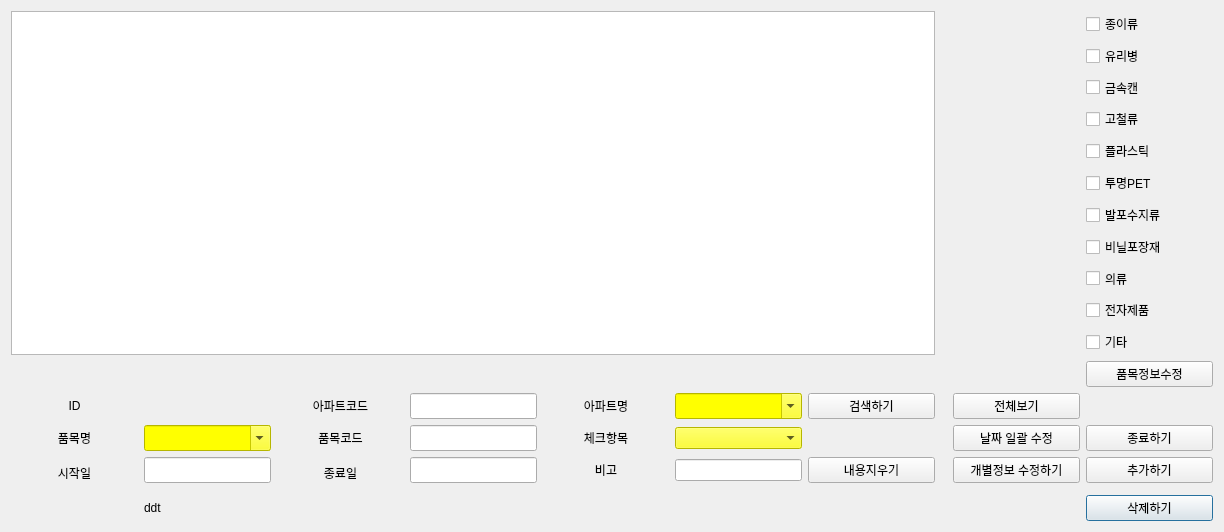
<?xml version="1.0" encoding="UTF-8"?>
<ui version="4.0">
 <class>DialogRecycling</class>
 <widget class="QDialog" name="DialogRecycling">
  <property name="geometry">
   <rect>
    <x>0</x>
    <y>0</y>
    <width>1224</width>
    <height>532</height>
   </rect>
  </property>
  <property name="windowTitle">
   <string>순환자원품목정보</string>
  </property>
  <layout class="QGridLayout" name="gridLayout_2">
   <item row="0" column="1">
    <layout class="QGridLayout" name="gridLayout">
     <item row="19" column="1">
      <spacer name="horizontalSpacer_2">
       <property name="orientation">
        <enum>Qt::Horizontal</enum>
       </property>
       <property name="sizeHint" stdset="0">
        <size>
         <width>40</width>
         <height>10</height>
        </size>
       </property>
      </spacer>
     </item>
     <item row="8" column="10">
      <widget class="QLabel" name="lbl_09">
       <property name="sizePolicy">
        <sizepolicy hsizetype="Expanding" vsizetype="Expanding">
         <horstretch>0</horstretch>
         <verstretch>0</verstretch>
        </sizepolicy>
       </property>
       <property name="text">
        <string/>
       </property>
       <property name="alignment">
        <set>Qt::AlignCenter</set>
       </property>
      </widget>
     </item>
     <item row="3" column="11">
      <widget class="QCheckBox" name="chk_04">
       <property name="sizePolicy">
        <sizepolicy hsizetype="Expanding" vsizetype="Expanding">
         <horstretch>0</horstretch>
         <verstretch>0</verstretch>
        </sizepolicy>
       </property>
       <property name="text">
        <string>고철류</string>
       </property>
      </widget>
     </item>
     <item row="17" column="3" rowspan="2">
      <widget class="QLabel" name="label_6">
       <property name="sizePolicy">
        <sizepolicy hsizetype="Expanding" vsizetype="Expanding">
         <horstretch>0</horstretch>
         <verstretch>0</verstretch>
        </sizepolicy>
       </property>
       <property name="text">
        <string>종료일</string>
       </property>
       <property name="alignment">
        <set>Qt::AlignCenter</set>
       </property>
      </widget>
     </item>
     <item row="16" column="5">
      <widget class="QLabel" name="label_9">
       <property name="sizePolicy">
        <sizepolicy hsizetype="Expanding" vsizetype="Expanding">
         <horstretch>0</horstretch>
         <verstretch>0</verstretch>
        </sizepolicy>
       </property>
       <property name="text">
        <string>체크항목</string>
       </property>
       <property name="alignment">
        <set>Qt::AlignCenter</set>
       </property>
      </widget>
     </item>
     <item row="5" column="10">
      <widget class="QLabel" name="lbl_06">
       <property name="sizePolicy">
        <sizepolicy hsizetype="Expanding" vsizetype="Expanding">
         <horstretch>0</horstretch>
         <verstretch>0</verstretch>
        </sizepolicy>
       </property>
       <property name="text">
        <string/>
       </property>
       <property name="alignment">
        <set>Qt::AlignCenter</set>
       </property>
      </widget>
     </item>
     <item row="17" column="6">
      <widget class="QLineEdit" name="entry_recycling_remark"/>
     </item>
     <item row="2" column="10">
      <widget class="QLabel" name="lbl_03">
       <property name="sizePolicy">
        <sizepolicy hsizetype="Expanding" vsizetype="Expanding">
         <horstretch>0</horstretch>
         <verstretch>0</verstretch>
        </sizepolicy>
       </property>
       <property name="text">
        <string/>
       </property>
       <property name="alignment">
        <set>Qt::AlignCenter</set>
       </property>
      </widget>
     </item>
     <item row="17" column="5">
      <widget class="QLabel" name="label_7">
       <property name="text">
        <string>비고</string>
       </property>
       <property name="alignment">
        <set>Qt::AlignCenter</set>
       </property>
      </widget>
     </item>
     <item row="17" column="2">
      <widget class="QLineEdit" name="entry_recycling_efffrom">
       <property name="sizePolicy">
        <sizepolicy hsizetype="Expanding" vsizetype="Expanding">
         <horstretch>0</horstretch>
         <verstretch>0</verstretch>
        </sizepolicy>
       </property>
      </widget>
     </item>
     <item row="15" column="6">
      <widget class="QComboBox" name="cb_recycling_aptname">
       <property name="sizePolicy">
        <sizepolicy hsizetype="Expanding" vsizetype="Expanding">
         <horstretch>0</horstretch>
         <verstretch>0</verstretch>
        </sizepolicy>
       </property>
       <property name="styleSheet">
        <string notr="true">background-color: rgb(255, 255, 0);</string>
       </property>
       <property name="editable">
        <bool>true</bool>
       </property>
      </widget>
     </item>
     <item row="4" column="10">
      <widget class="QLabel" name="lbl_05">
       <property name="sizePolicy">
        <sizepolicy hsizetype="Expanding" vsizetype="Expanding">
         <horstretch>0</horstretch>
         <verstretch>0</verstretch>
        </sizepolicy>
       </property>
       <property name="text">
        <string/>
       </property>
       <property name="alignment">
        <set>Qt::AlignCenter</set>
       </property>
      </widget>
     </item>
     <item row="0" column="10">
      <widget class="QLabel" name="lbl_01">
       <property name="sizePolicy">
        <sizepolicy hsizetype="Expanding" vsizetype="Expanding">
         <horstretch>0</horstretch>
         <verstretch>0</verstretch>
        </sizepolicy>
       </property>
       <property name="text">
        <string/>
       </property>
       <property name="alignment">
        <set>Qt::AlignCenter</set>
       </property>
      </widget>
     </item>
     <item row="5" column="11">
      <widget class="QCheckBox" name="chk_06">
       <property name="sizePolicy">
        <sizepolicy hsizetype="Expanding" vsizetype="Expanding">
         <horstretch>0</horstretch>
         <verstretch>0</verstretch>
        </sizepolicy>
       </property>
       <property name="text">
        <string>투명PET</string>
       </property>
      </widget>
     </item>
     <item row="7" column="10">
      <widget class="QLabel" name="lbl_08">
       <property name="sizePolicy">
        <sizepolicy hsizetype="Expanding" vsizetype="Expanding">
         <horstretch>0</horstretch>
         <verstretch>0</verstretch>
        </sizepolicy>
       </property>
       <property name="text">
        <string/>
       </property>
       <property name="alignment">
        <set>Qt::AlignCenter</set>
       </property>
      </widget>
     </item>
     <item row="3" column="10">
      <widget class="QLabel" name="lbl_04">
       <property name="sizePolicy">
        <sizepolicy hsizetype="Expanding" vsizetype="Expanding">
         <horstretch>0</horstretch>
         <verstretch>0</verstretch>
        </sizepolicy>
       </property>
       <property name="text">
        <string/>
       </property>
       <property name="alignment">
        <set>Qt::AlignCenter</set>
       </property>
      </widget>
     </item>
     <item row="17" column="1" rowspan="2">
      <widget class="QLabel" name="label_5">
       <property name="sizePolicy">
        <sizepolicy hsizetype="Expanding" vsizetype="Expanding">
         <horstretch>0</horstretch>
         <verstretch>0</verstretch>
        </sizepolicy>
       </property>
       <property name="text">
        <string>시작일</string>
       </property>
       <property name="alignment">
        <set>Qt::AlignCenter</set>
       </property>
      </widget>
     </item>
     <item row="8" column="11">
      <widget class="QCheckBox" name="chk_09">
       <property name="sizePolicy">
        <sizepolicy hsizetype="Expanding" vsizetype="Expanding">
         <horstretch>0</horstretch>
         <verstretch>0</verstretch>
        </sizepolicy>
       </property>
       <property name="text">
        <string>의류</string>
       </property>
      </widget>
     </item>
     <item row="15" column="4">
      <widget class="QLineEdit" name="entry_recycling_aptcode">
       <property name="sizePolicy">
        <sizepolicy hsizetype="Expanding" vsizetype="Expanding">
         <horstretch>0</horstretch>
         <verstretch>0</verstretch>
        </sizepolicy>
       </property>
      </widget>
     </item>
     <item row="6" column="11">
      <widget class="QCheckBox" name="chk_07">
       <property name="sizePolicy">
        <sizepolicy hsizetype="Expanding" vsizetype="Expanding">
         <horstretch>0</horstretch>
         <verstretch>0</verstretch>
        </sizepolicy>
       </property>
       <property name="text">
        <string>발포수지류</string>
       </property>
      </widget>
     </item>
     <item row="15" column="5">
      <widget class="QLabel" name="label_3">
       <property name="sizePolicy">
        <sizepolicy hsizetype="Expanding" vsizetype="Expanding">
         <horstretch>0</horstretch>
         <verstretch>0</verstretch>
        </sizepolicy>
       </property>
       <property name="text">
        <string>아파트명</string>
       </property>
       <property name="alignment">
        <set>Qt::AlignCenter</set>
       </property>
      </widget>
     </item>
     <item row="15" column="2">
      <widget class="QLabel" name="lbl_recycling_aptid">
       <property name="sizePolicy">
        <sizepolicy hsizetype="Expanding" vsizetype="Expanding">
         <horstretch>0</horstretch>
         <verstretch>0</verstretch>
        </sizepolicy>
       </property>
       <property name="text">
        <string/>
       </property>
      </widget>
     </item>
     <item row="16" column="2">
      <widget class="QComboBox" name="cb_recycling_class1">
       <property name="sizePolicy">
        <sizepolicy hsizetype="Expanding" vsizetype="Expanding">
         <horstretch>0</horstretch>
         <verstretch>0</verstretch>
        </sizepolicy>
       </property>
       <property name="styleSheet">
        <string notr="true">background-color: rgb(255, 255, 0);</string>
       </property>
       <property name="editable">
        <bool>true</bool>
       </property>
      </widget>
     </item>
     <item row="19" column="11">
      <widget class="QPushButton" name="pb_recycling_delete">
       <property name="sizePolicy">
        <sizepolicy hsizetype="Expanding" vsizetype="Expanding">
         <horstretch>0</horstretch>
         <verstretch>0</verstretch>
        </sizepolicy>
       </property>
       <property name="text">
        <string>삭제하기</string>
       </property>
      </widget>
     </item>
     <item row="15" column="7">
      <widget class="QPushButton" name="pb_recycling_aptsearch">
       <property name="sizePolicy">
        <sizepolicy hsizetype="Expanding" vsizetype="Expanding">
         <horstretch>0</horstretch>
         <verstretch>0</verstretch>
        </sizepolicy>
       </property>
       <property name="text">
        <string>검색하기</string>
       </property>
      </widget>
     </item>
     <item row="11" column="11">
      <widget class="QPushButton" name="pb_recycling_aptreflect">
       <property name="sizePolicy">
        <sizepolicy hsizetype="Expanding" vsizetype="Expanding">
         <horstretch>0</horstretch>
         <verstretch>0</verstretch>
        </sizepolicy>
       </property>
       <property name="text">
        <string>품목정보수정</string>
       </property>
      </widget>
     </item>
     <item row="16" column="3">
      <widget class="QLabel" name="label_8">
       <property name="sizePolicy">
        <sizepolicy hsizetype="Expanding" vsizetype="Expanding">
         <horstretch>0</horstretch>
         <verstretch>0</verstretch>
        </sizepolicy>
       </property>
       <property name="text">
        <string>품목코드</string>
       </property>
       <property name="alignment">
        <set>Qt::AlignCenter</set>
       </property>
      </widget>
     </item>
     <item row="16" column="1">
      <widget class="QLabel" name="label_4">
       <property name="sizePolicy">
        <sizepolicy hsizetype="Expanding" vsizetype="Expanding">
         <horstretch>0</horstretch>
         <verstretch>0</verstretch>
        </sizepolicy>
       </property>
       <property name="text">
        <string>품목명</string>
       </property>
       <property name="alignment">
        <set>Qt::AlignCenter</set>
       </property>
      </widget>
     </item>
     <item row="17" column="4">
      <widget class="QLineEdit" name="entry_recycling_effthru">
       <property name="sizePolicy">
        <sizepolicy hsizetype="Expanding" vsizetype="Expanding">
         <horstretch>0</horstretch>
         <verstretch>0</verstretch>
        </sizepolicy>
       </property>
      </widget>
     </item>
     <item row="10" column="11">
      <widget class="QCheckBox" name="chk_11">
       <property name="sizePolicy">
        <sizepolicy hsizetype="Expanding" vsizetype="Expanding">
         <horstretch>0</horstretch>
         <verstretch>0</verstretch>
        </sizepolicy>
       </property>
       <property name="text">
        <string>기타</string>
       </property>
      </widget>
     </item>
     <item row="16" column="6">
      <widget class="QComboBox" name="cb_recycling_check">
       <property name="styleSheet">
        <string notr="true">background-color: rgb(255, 255, 0);</string>
       </property>
      </widget>
     </item>
     <item row="9" column="11">
      <widget class="QCheckBox" name="chk_10">
       <property name="sizePolicy">
        <sizepolicy hsizetype="Expanding" vsizetype="Expanding">
         <horstretch>0</horstretch>
         <verstretch>0</verstretch>
        </sizepolicy>
       </property>
       <property name="text">
        <string>전자제품</string>
       </property>
      </widget>
     </item>
     <item row="19" column="2">
      <widget class="QLabel" name="lbl_recycling_ddt">
       <property name="text">
        <string>ddt</string>
       </property>
      </widget>
     </item>
     <item row="9" column="10">
      <widget class="QLabel" name="lbl_10">
       <property name="sizePolicy">
        <sizepolicy hsizetype="Expanding" vsizetype="Expanding">
         <horstretch>0</horstretch>
         <verstretch>0</verstretch>
        </sizepolicy>
       </property>
       <property name="text">
        <string/>
       </property>
       <property name="alignment">
        <set>Qt::AlignCenter</set>
       </property>
      </widget>
     </item>
     <item row="1" column="11">
      <widget class="QCheckBox" name="chk_02">
       <property name="sizePolicy">
        <sizepolicy hsizetype="Expanding" vsizetype="Expanding">
         <horstretch>0</horstretch>
         <verstretch>0</verstretch>
        </sizepolicy>
       </property>
       <property name="text">
        <string>유리병</string>
       </property>
      </widget>
     </item>
     <item row="1" column="10">
      <widget class="QLabel" name="lbl_02">
       <property name="sizePolicy">
        <sizepolicy hsizetype="Expanding" vsizetype="Expanding">
         <horstretch>0</horstretch>
         <verstretch>0</verstretch>
        </sizepolicy>
       </property>
       <property name="text">
        <string/>
       </property>
       <property name="alignment">
        <set>Qt::AlignCenter</set>
       </property>
      </widget>
     </item>
     <item row="7" column="11">
      <widget class="QCheckBox" name="chk_08">
       <property name="sizePolicy">
        <sizepolicy hsizetype="Expanding" vsizetype="Expanding">
         <horstretch>0</horstretch>
         <verstretch>0</verstretch>
        </sizepolicy>
       </property>
       <property name="text">
        <string>비닐포장재</string>
       </property>
      </widget>
     </item>
     <item row="6" column="10">
      <widget class="QLabel" name="lbl_07">
       <property name="sizePolicy">
        <sizepolicy hsizetype="Expanding" vsizetype="Expanding">
         <horstretch>0</horstretch>
         <verstretch>0</verstretch>
        </sizepolicy>
       </property>
       <property name="text">
        <string/>
       </property>
       <property name="alignment">
        <set>Qt::AlignCenter</set>
       </property>
      </widget>
     </item>
     <item row="11" column="1" colspan="9">
      <spacer name="horizontalSpacer">
       <property name="orientation">
        <enum>Qt::Horizontal</enum>
       </property>
       <property name="sizeHint" stdset="0">
        <size>
         <width>40</width>
         <height>10</height>
        </size>
       </property>
      </spacer>
     </item>
     <item row="15" column="10">
      <widget class="QPushButton" name="pb_recycling_aptshow">
       <property name="sizePolicy">
        <sizepolicy hsizetype="Expanding" vsizetype="Expanding">
         <horstretch>0</horstretch>
         <verstretch>0</verstretch>
        </sizepolicy>
       </property>
       <property name="text">
        <string>전체보기</string>
       </property>
      </widget>
     </item>
     <item row="0" column="11">
      <widget class="QCheckBox" name="chk_01">
       <property name="sizePolicy">
        <sizepolicy hsizetype="Expanding" vsizetype="Expanding">
         <horstretch>0</horstretch>
         <verstretch>0</verstretch>
        </sizepolicy>
       </property>
       <property name="text">
        <string>종이류</string>
       </property>
      </widget>
     </item>
     <item row="4" column="11">
      <widget class="QCheckBox" name="chk_05">
       <property name="sizePolicy">
        <sizepolicy hsizetype="Expanding" vsizetype="Expanding">
         <horstretch>0</horstretch>
         <verstretch>0</verstretch>
        </sizepolicy>
       </property>
       <property name="text">
        <string>플라스틱</string>
       </property>
      </widget>
     </item>
     <item row="10" column="10">
      <widget class="QLabel" name="lbl_11">
       <property name="sizePolicy">
        <sizepolicy hsizetype="Expanding" vsizetype="Expanding">
         <horstretch>0</horstretch>
         <verstretch>0</verstretch>
        </sizepolicy>
       </property>
       <property name="text">
        <string/>
       </property>
       <property name="alignment">
        <set>Qt::AlignCenter</set>
       </property>
      </widget>
     </item>
     <item row="2" column="11">
      <widget class="QCheckBox" name="chk_03">
       <property name="sizePolicy">
        <sizepolicy hsizetype="Expanding" vsizetype="Expanding">
         <horstretch>0</horstretch>
         <verstretch>0</verstretch>
        </sizepolicy>
       </property>
       <property name="text">
        <string>금속캔</string>
       </property>
      </widget>
     </item>
     <item row="15" column="1">
      <widget class="QLabel" name="label_2">
       <property name="sizePolicy">
        <sizepolicy hsizetype="Expanding" vsizetype="Expanding">
         <horstretch>0</horstretch>
         <verstretch>0</verstretch>
        </sizepolicy>
       </property>
       <property name="text">
        <string>ID</string>
       </property>
       <property name="alignment">
        <set>Qt::AlignCenter</set>
       </property>
      </widget>
     </item>
     <item row="15" column="3">
      <widget class="QLabel" name="label">
       <property name="sizePolicy">
        <sizepolicy hsizetype="Expanding" vsizetype="Expanding">
         <horstretch>0</horstretch>
         <verstretch>0</verstretch>
        </sizepolicy>
       </property>
       <property name="text">
        <string>아파트코드</string>
       </property>
       <property name="alignment">
        <set>Qt::AlignCenter</set>
       </property>
      </widget>
     </item>
     <item row="16" column="4">
      <widget class="QLineEdit" name="entry_recycling_class2">
       <property name="sizePolicy">
        <sizepolicy hsizetype="Expanding" vsizetype="Expanding">
         <horstretch>0</horstretch>
         <verstretch>0</verstretch>
        </sizepolicy>
       </property>
      </widget>
     </item>
     <item row="0" column="1" rowspan="11" colspan="7">
      <widget class="QTableView" name="tv_recycling">
       <property name="sizePolicy">
        <sizepolicy hsizetype="Expanding" vsizetype="Expanding">
         <horstretch>0</horstretch>
         <verstretch>1</verstretch>
        </sizepolicy>
       </property>
      </widget>
     </item>
     <item row="17" column="11">
      <widget class="QPushButton" name="pb_recycling_insert">
       <property name="sizePolicy">
        <sizepolicy hsizetype="Expanding" vsizetype="Expanding">
         <horstretch>0</horstretch>
         <verstretch>0</verstretch>
        </sizepolicy>
       </property>
       <property name="text">
        <string>추가하기</string>
       </property>
      </widget>
     </item>
     <item row="16" column="11">
      <widget class="QPushButton" name="pb_recycling_close">
       <property name="sizePolicy">
        <sizepolicy hsizetype="Expanding" vsizetype="Expanding">
         <horstretch>0</horstretch>
         <verstretch>0</verstretch>
        </sizepolicy>
       </property>
       <property name="text">
        <string>종료하기</string>
       </property>
      </widget>
     </item>
     <item row="17" column="7">
      <widget class="QPushButton" name="pb_recycling_clear_data">
       <property name="sizePolicy">
        <sizepolicy hsizetype="Expanding" vsizetype="Expanding">
         <horstretch>0</horstretch>
         <verstretch>0</verstretch>
        </sizepolicy>
       </property>
       <property name="text">
        <string>내용지우기</string>
       </property>
      </widget>
     </item>
     <item row="16" column="10">
      <widget class="QPushButton" name="pb_recycling_update_all">
       <property name="sizePolicy">
        <sizepolicy hsizetype="Expanding" vsizetype="Expanding">
         <horstretch>0</horstretch>
         <verstretch>0</verstretch>
        </sizepolicy>
       </property>
       <property name="text">
        <string>날짜 일괄 수정</string>
       </property>
      </widget>
     </item>
     <item row="17" column="10">
      <widget class="QPushButton" name="pb_recycling_update">
       <property name="sizePolicy">
        <sizepolicy hsizetype="Expanding" vsizetype="Expanding">
         <horstretch>0</horstretch>
         <verstretch>0</verstretch>
        </sizepolicy>
       </property>
       <property name="text">
        <string>개별정보 수정하기</string>
       </property>
      </widget>
     </item>
    </layout>
   </item>
  </layout>
 </widget>
 <resources/>
 <connections/>
</ui>
